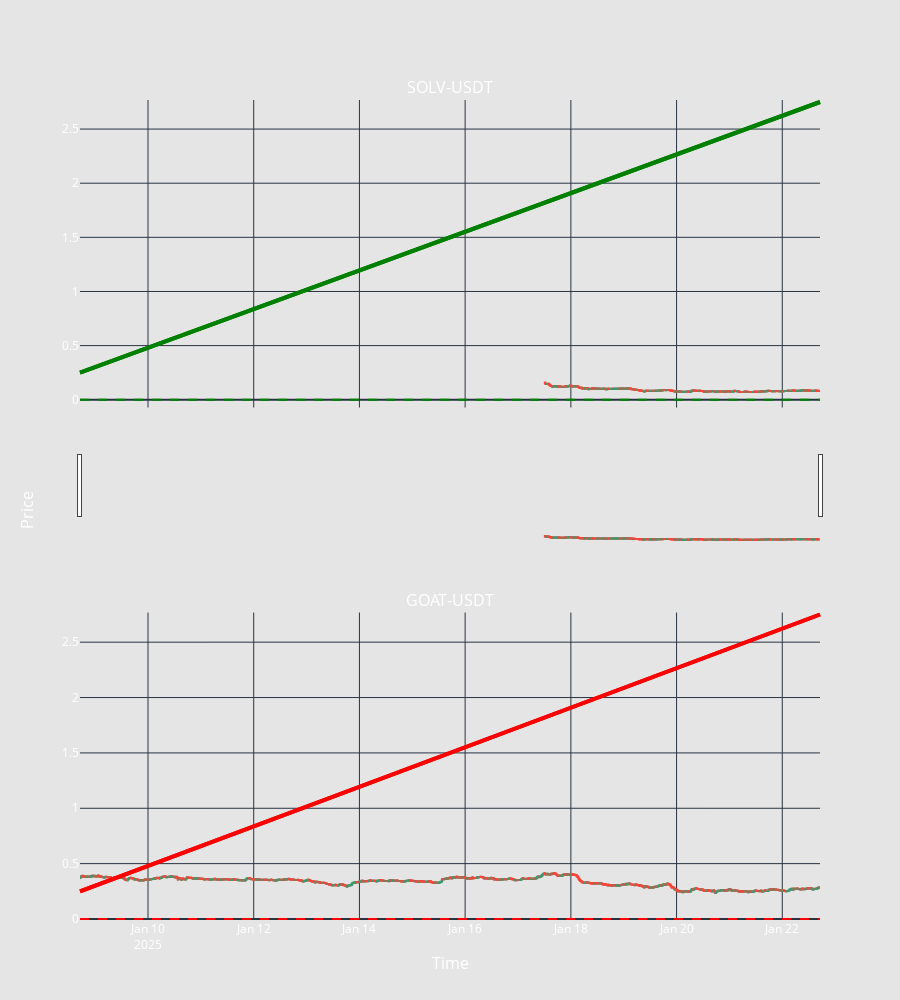

The notebook cell this image was saved under:
### Code cell
from plotly.subplots import make_subplots
import plotly.graph_objects as go

# Create the figure
fig = make_subplots(
    rows=2,
    cols=1,
    shared_xaxes=True,
    subplot_titles=[controller_config["base_trading_pair"], controller_config["quote_trading_pair"]],
    x_title="Time",
    y_title="Price"
)

# Add base market candlesticks
fig.add_trace(
    go.Candlestick(
        x=base_candles.data.index,
        open=base_candles.data.open,
        high=base_candles.data.high,
        low=base_candles.data.low,
        close=base_candles.data.close
    ),
    row=1, col=1
)

# Add quote market candlesticks
fig.add_trace(
    go.Candlestick(
        x=quote_candles.data.index,
        open=quote_candles.data.open,
        high=quote_candles.data.high,
        low=quote_candles.data.low,
        close=quote_candles.data.close
    ),
    row=2, col=1
)

# Add horizontal lines for the base market
fig.add_hline(
    y=controller_config["grid_config_base"]["start_price"],
    row=1, col=1,
    line=dict(color="green", width=4)  # Double sized
)
fig.add_hline(
    y=controller_config["grid_config_base"]["end_price"],
    row=1, col=1,
    line=dict(color="green", width=4)  # Double sized
)
fig.add_hline(
    y=controller_config["grid_config_base"]["limit_price"],
    row=1, col=1,
    line=dict(color="green", dash="dash")  # Dashed
)

# Add horizontal lines for the quote market
fig.add_hline(
    y=controller_config["grid_config_quote"]["start_price"],
    row=2, col=1,
    line=dict(color="red", width=4)  # Double sized
)
fig.add_hline(
    y=controller_config["grid_config_quote"]["end_price"],
    row=2, col=1,
    line=dict(color="red", width=4)  # Double sized
)
fig.add_hline(
    y=controller_config["grid_config_quote"]["limit_price"],
    row=2, col=1,
    line=dict(color="red", dash="dash")  # Dashed
)

# Update layout
fig.update_layout(
    template="plotly_dark",
    # xaxis_rangeslider_visible=False,  # This controls the rangeslider visibility for x-axis
    xaxis2_rangeslider_visible=False,  # Disable for the second subplot
    plot_bgcolor='rgba(0, 0, 0, 0)',  # Transparent background
    paper_bgcolor='rgba(0, 0, 0, 0.1)',  # Lighter shade for the paper
    font={"color": 'white', "size": 12},  # Consistent font color and size
    height=1000,
    hovermode="x unified",
    showlegend=False
)

# Show the figure
print(f"Coint Value: {extra_info['coint_value']:.3f} || Rate Difference (Base - Quote):  {extra_info['rate_difference']:.5f}% || Base Beta {extra_info['base_beta']:.3f} || Quote Beta: {extra_info['quote_beta']:.3f} || Base Rate: {extra_info['base_rate']} || Quote Rate: {extra_info['quote_rate']}")
fig.show()

### Figure 1 — Plotly figure (JSON) as saved in the notebook; plotly's stock layout.template omitted (floating-point values rounded to 4 significant figures; data arrays with more than 128 entries replaced by an {"elided": "..."} marker saying what was removed)
{"data": [{"close": {"elided": "499 float values"}, "high": {"elided": "499 float values"}, "low": {"elided": "499 float values"}, "open": {"elided": "499 float values"}, "x": {"elided": "499 str values"}, "type": "candlestick", "xaxis": "x", "yaxis": "y"}, {"close": {"elided": "1344 float values"}, "high": {"elided": "1344 float values"}, "low": {"elided": "1344 float values"}, "open": {"elided": "1344 float values"}, "x": {"elided": "1344 str values"}, "type": "candlestick", "xaxis": "x2", "yaxis": "y2"}], "layout": {"xaxis": {"anchor": "y", "domain": [0.0, 1.0], "matches": "x2", "showticklabels": false}, "yaxis": {"anchor": "x", "domain": [0.625, 1.0]}, "xaxis2": {"anchor": "y2", "domain": [0.0, 1.0], "rangeslider": {"visible": false}}, "yaxis2": {"anchor": "x2", "domain": [0.0, 0.375]}, "annotations": [{"font": {"size": 16}, "showarrow": false, "text": "SOLV-USDT", "x": 0.5, "xanchor": "center", "xref": "paper", "y": 1.0, "yanchor": "bottom", "yref": "paper"}, {"font": {"size": 16}, "showarrow": false, "text": "GOAT-USDT", "x": 0.5, "xanchor": "center", "xref": "paper", "y": 0.375, "yanchor": "bottom", "yref": "paper"}, {"font": {"size": 16}, "showarrow": false, "text": "Time", "x": 0.5, "xanchor": "center", "xref": "paper", "y": 0, "yanchor": "top", "yref": "paper", "yshift": -30}, {"font": {"size": 16}, "showarrow": false, "text": "Price", "textangle": -90, "x": 0, "xanchor": "right", "xref": "paper", "xshift": -40, "y": 0.5, "yanchor": "middle", "yref": "paper"}], "shapes": [{"line": {"color": "green", "width": 4}, "type": "line", "x0": 0, "x1": 1, "xref": "x domain", "y0": null, "y1": null, "yref": "y"}, {"line": {"color": "green", "width": 4}, "type": "line", "x0": 0, "x1": 1, "xref": "x domain", "y0": null, "y1": null, "yref": "y"}, {"line": {"color": "green", "dash": "dash"}, "type": "line", "x0": 0, "x1": 1, "xref": "x domain", "y0": 0.0, "y1": 0.0, "yref": "y"}, {"line": {"color": "red", "width": 4}, "type": "line", "x0": 0, "x1": 1, "xref": "x2 domain", "y0": null, "y1": null, "yref": "y2"}, {"line": {"color": "red", "width": 4}, "type": "line", "x0": 0, "x1": 1, "xref": "x2 domain", "y0": null, "y1": null, "yref": "y2"}, {"line": {"color": "red", "dash": "dash"}, "type": "line", "x0": 0, "x1": 1, "xref": "x2 domain", "y0": 0.0, "y1": 0.0, "yref": "y2"}], "font": {"color": "white", "size": 12}, "plot_bgcolor": "rgba(0, 0, 0, 0)", "paper_bgcolor": "rgba(0, 0, 0, 0.1)", "height": 1000, "hovermode": "x unified", "showlegend": false}}
